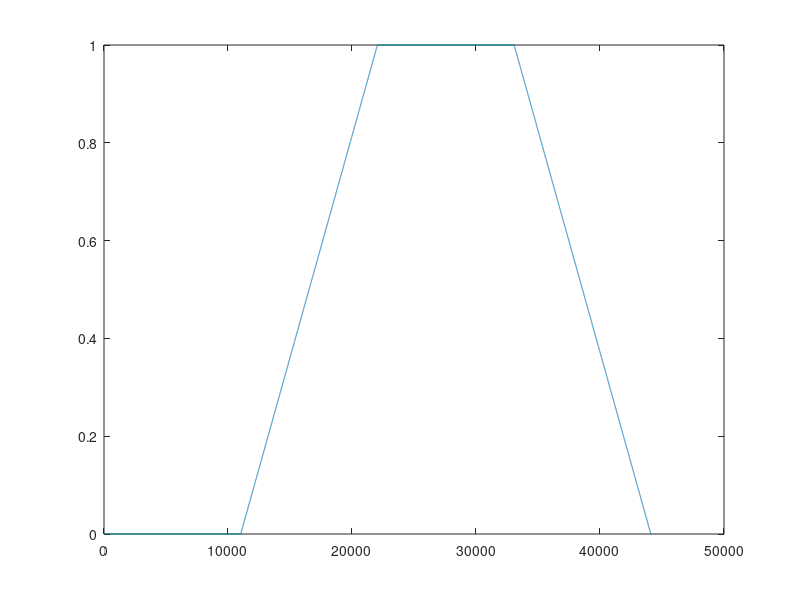
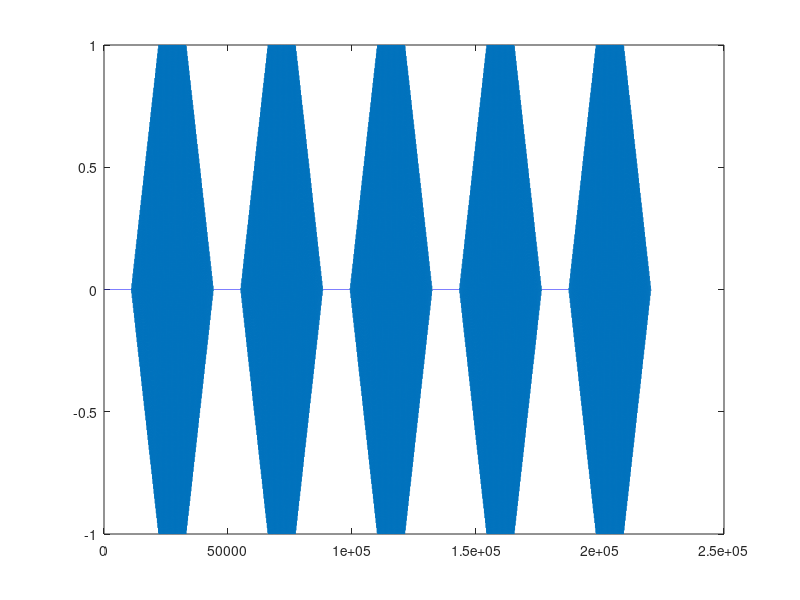

These charts were generated, in order, by the following MATLAB code:
%
% Make _/-\_ enveloped sine wave
%
% 2018/12/06
% Keiichi Yasu 

fs=44100; %sampling frequency
f=200; %frequency 
t=[1:fs]/fs; %time, 1 [s]

% carrier, sine wave
x=sin(2*pi*f*t);

% envelope
env=[zeros(1,fs/4) [1:fs/4]/(fs/4) ones(1,fs/4) fliplr([1:fs/4]/(fs/4))];
figure;plot(env);

% amplitude modulation
y=x.*env;

% repeat 5 times, 5 [s]
y5s=[y y y y y];

% play, and save sound
soundsc(y5s,fs)
figure;plot(y5s);

y5s=y5s*0.9; %avoid clipping
audiowrite('enveloped_sine_wave_5s.wav',y5s,fs);
